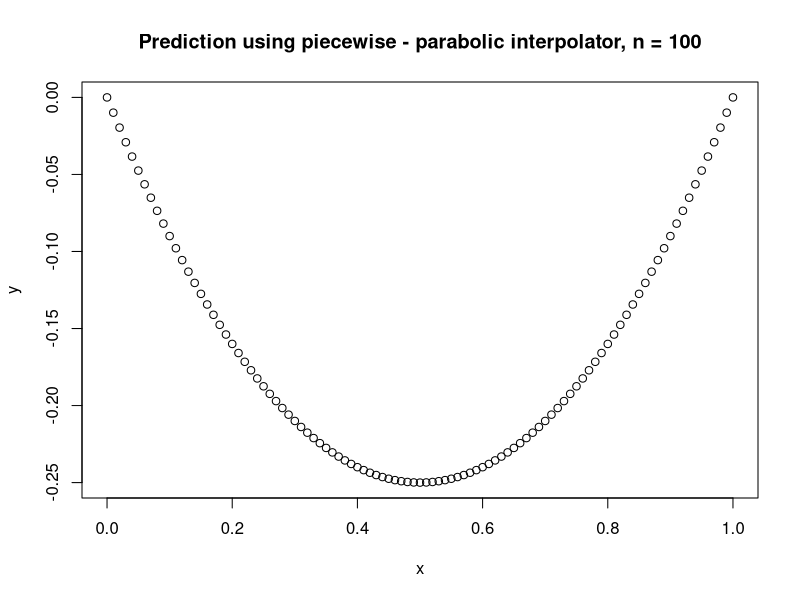

Source code (R): (Note: this script raises an error after producing the figure.)
#########
### 1 ###
#########

# Functional
min_se <- function(boundaries, par, target_fn){
  t_f = target_fn(boundaries)
  i_f = interp_fn(boundaries, par)
  sse = sum((t_f - i_f)^2)
  return(sse)
}

interp_fn <- function(boundaries, par) {
  result <- c()
  for (i in 1:length(boundaries)){
    result = c(par[1], par[2] * boundaries[i], (par[3] * boundaries[i]^2))
  }
  return(result)
}

approximate <- function(boundaries, target_fn, interp_fn){
  optimized <- optim(par=c(0,0,0), fn=min_se, target_fn=target_fn, interp_fn=interp_fn, boundaries=boundaries)
  return(optimized$par)
}



#########
### 2 ###
#########


approximate_cut <- function(n, fn){
  interval <- seq(0, 1, length.out = n+1)
  interval_targets = list()
  for (i in 1:length(interval)) {
    first_val = interval[i]
    if (first_val == 1){stop}
    else{
      second_val = interval[i+1]
      mid_val = interval[i] + ((second_val - first_val) / 2)
      boundaries = c(first_val, mid_val, second_val)
      interval_targets = append(interval_targets, list(approximate(boundaries, fn)))
    }
  }
  return(interval_targets)
}



#########
### 3 ###
#########

f_1 <- function(x) {
  y = -x * (1-x)
  return(y)
}

f_2 <- function(x) {
  y = -x * sin(10 * pi * x)
  return(y)
}

interp_fn <- function(boundaries, par) {
  result <- c()
  for (i in 1:length(boundaries)){
    result = c(par[1], par[2] * boundaries[i], (par[3] * boundaries[i]^2))
  }
  return(result)
}


x <- seq(0, 1, by = 0.01)
plot(x,f_1(x), main="Prediction using piecewise - parabolic interpolator, n = 100", ylab = "y")

test <- approximate_cut(100, f_1)
scale <- 1/length(test)
for (i in 1:length(test)) {
  x <- seq((scale*i)- scale, scale*i, by = 0.01/length(test))
  yint <- sapply(x, interp_fn, par = test[[i]])
  lines(x,yint)
}

legend("bottomright", legend=c("f1(x)", "interpolator"), lty=c(NA,1),pch=c(1,NA))



################
### Martynas ###
################

interpolator <- function(a, x){
  X <- as.matrix(c(1, x, x^2), ncol = 1 )
  return(as.vector(a %*% X))
}

SSE <- function(x, a, method1, method2){
  real <- sapply(x, method1)
  pred <- sapply(x, method2, a = a)
  return(sum((real-pred)^2))
}

optimiser <- function(x, method){
  aInit <- c(0, 0, 0)
  res <- optim(aInit, SSE, x = x, method1 = method, method2 = interpolator)
  return(res$par)
}

aproximate <- function(n, method){
  scale <- 1/n
  midVal <- scale / 2
  result <- list()
  for (i in 1:n) {
    x <- c((scale*i)-scale, (scale * i) - midVal, scale * i)
    result <- append(result, list(optimiser(x, method)))
  }
  return(result)
}
# 
x <- seq(0, 1, by = 0.01)
plot(x,f_1(x), main="Prediction using piecewise - parabolic interpolator, n = 100", ylab = "y")

test <- aproximate(100, f_1)
scale <- 1/length(test)
for (i in 1:length(test)) {
  x <- seq((scale*i)- scale, scale*i, by = 0.01/length(test))
  yint <- sapply(x, interpolator, a = test[[i]])
  lines(x,yint)
}

legend("bottomright", legend=c("f1(x)", "interpolator"), lty=c(NA,1),pch=c(1,NA))
